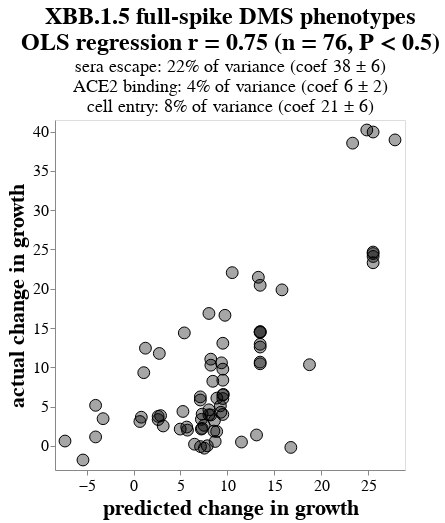

Source (notebook cell):
### Markdown cell above
## Multiple least squares regression of changes growth versus DMS phenotypes for clade pairs
Regress change in growth rate for each clade pair versus change in DMS phenotypes.
Do this for several different options of mutations to toggle, etc.

We also show a P-values for the correlation exceeding that with the randomized DMS data in the plot title.

### Code cell
def ols_unique_var_explained(var_endog, vars, df, full_r2):
    """Get unique variance explained by fitting model after removing each variable.

    https://blog.minitab.com/en/adventures-in-statistics-2/how-to-identify-the-most-important-predictor-variables-in-regression-models
    
    """
    unique_var = {}
    for vremove in vars:
        vremove_ols_model = statsmodels.api.OLS(
            endog=df[[var_endog]],
            exog=statsmodels.api.add_constant(df[[v for v in vars if v != vremove]].astype(float)),
        )
        vremove_res_ols = vremove_ols_model.fit()
        unique_var[vremove] = full_r2 - vremove_res_ols.rsquared
    return unique_var

ols_df = pango_pair_dms_growth_df.copy()
n = len(ols_df)

# https://www.einblick.ai/python-code-examples/ordinary-least-squares-regression-statsmodels/
ols_model = statsmodels.api.OLS(
    endog=ols_df[["change_in_growth_rate"]],
    exog=statsmodels.api.add_constant(ols_df[phenotypes].astype(float)),
)
res_ols = ols_model.fit()
ols_df = ols_df.assign(predicted_change_in_growth_rate=res_ols.predict())
r2 = res_ols.rsquared
r = math.sqrt(r2)
unique_var = ols_unique_var_explained("change_in_growth_rate", phenotypes, ols_df, r2)

# now do randomized fits
ols_df_rand = pango_pair_dms_growth_df_rand.copy()
rand_rs = []
for _, ols_df_rand_i in ols_df_rand.groupby("randomization"):
    ols_model_rand_i = statsmodels.api.OLS(
        endog=ols_df_rand_i[["change_in_growth_rate"]],
        exog=statsmodels.api.add_constant(ols_df_rand_i[phenotypes].astype(float)),
    )
    res_ols_rand_i = ols_model_rand_i.fit()
    rand_rs.append(math.sqrt(res_ols_rand_i.rsquared))
n_ge = sum(rand_r >= r for rand_r in rand_rs)
if n_ge:
    p_str = f"P = {n_ge / len(rand_rs)}"
else:
    p_str = f"P < {1 / len(rand_rs)}"
print(f"For randomized DMS data, {p_str}: {n_ge} of {len(rand_rs)} have r >= observed value of {r:.3f}")

subtitle = [
    # https://stackoverflow.com/a/53966201
    f"{p}: {unique_var[p] * 100:.0f}% of variance (coef {res_ols.params[p]:.0f} \u00B1 {res_ols.bse[p]:.0f})"
    for p in phenotypes
]

ols_chart = (
    alt.Chart(ols_df)
    .add_params(clade_selection)
    .encode(
        alt.X(
            "predicted_change_in_growth_rate",
            title="predicted change in growth",
            scale=alt.Scale(nice=False, padding=10),
            axis=alt.Axis(labelFontSize=16, titleFontSize=22),
        ),
        alt.Y(
            "change_in_growth_rate",
            title="actual change in growth",
            scale=alt.Scale(nice=False, padding=10),
            axis=alt.Axis(labelFontSize=16, titleFontSize=22),
        ),
        size=alt.condition(clade_selection, alt.value(250), alt.value(140)),
        strokeWidth=alt.condition(clade_selection, alt.value(4), alt.value(1)),
        stroke=alt.condition(clade_selection, alt.value("red"), alt.value("black")),
        tooltip=tooltips,
    )
    .mark_circle(strokeOpacity=1, fillOpacity=0.35, fill="black", stroke="black")
    .properties(
        width=350,
        height=350,
        title=alt.TitleParams(
            [title, f"OLS regression r = {r:.2f} (n = {n}, {p_str})"],
            subtitle=subtitle,
            fontSize=24,
            subtitleFontSize=18,
        ),
    )
    .configure_axis(grid=False)
)

display(ols_chart)

print(f"Saving to {pair_ols_html}")
ols_chart.save(pair_ols_html)

### Figure 1 — Vega-Lite specification as saved in the notebook (floating-point values rounded to 4 significant figures)
{"config": {"view": {"continuousWidth": 300, "continuousHeight": 300}, "axis": {"grid": false}}, "data": {"name": "data-551e82ddd7941b88ce263861d7617454"}, "mark": {"type": "circle", "fill": "black", "fillOpacity": 0.35, "stroke": "black", "strokeOpacity": 1}, "encoding": {"size": {"condition": {"param": "param_1", "value": 250, "empty": false}, "value": 140}, "stroke": {"condition": {"param": "param_1", "value": "red", "empty": false}, "value": "black"}, "strokeWidth": {"condition": {"param": "param_1", "value": 4, "empty": false}, "value": 1}, "tooltip": [{"field": "clade", "type": "nominal"}, {"field": "parent", "type": "nominal"}, {"field": "date", "type": "nominal"}, {"field": "spike_new_muts", "type": "nominal"}, {"field": "nonspike_new_muts", "type": "nominal"}, {"field": "change_in_growth_rate", "format": ".0f", "type": "quantitative"}, {"field": "growth_rate", "format": ".0f", "type": "quantitative"}, {"field": "parent_growth_rate", "format": ".0f", "type": "quantitative"}, {"field": "n_sequences", "type": "quantitative"}, {"field": "parent_n_sequences", "type": "quantitative"}], "x": {"axis": {"labelFontSize": 16, "titleFontSize": 22}, "field": "predicted_change_in_growth_rate", "scale": {"nice": false, "padding": 10}, "title": "predicted change in growth", "type": "quantitative"}, "y": {"axis": {"labelFontSize": 16, "titleFontSize": 22}, "field": "change_in_growth_rate", "scale": {"nice": false, "padding": 10}, "title": "actual change in growth", "type": "quantitative"}}, "height": 350, "params": [{"name": "param_1", "select": {"type": "point", "fields": ["clade"], "on": "mouseover"}}], "title": {"text": ["XBB.1.5 full-spike DMS phenotypes", "OLS regression r = 0.75 (n = 76, P < 0.5)"], "fontSize": 24, "subtitle": ["sera escape: 22% of variance (coef 38 ± 6)", "ACE2 binding: 4% of variance (coef 6 ± 2)", "cell entry: 8% of variance (coef 21 ± 6)"], "subtitleFontSize": 18}, "width": 350, "$schema": "https://vega.github.io/schema/vega-lite/v5.15.1.json", "datasets": {"data-551e82ddd7941b88ce263861d7617454": [{"clade": "XBB.1", "parent": "XBB", "date": "2022-10-03", "n_new_spike_muts": 1, "spike_new_muts": "G252V", "nonspike_new_muts": "", "growth_rate": 1.205, "n_sequences": 17510, "parent_growth_rate": -0.9367, "parent_n_sequences": 1650, "change_in_growth_rate": 2.141, "sera escape": -0.0716, "ACE2 binding": 0.02517, "cell entry": -0.03082, "predicted_change_in_growth_rate": 4.971}, {"clade": "XBB.2", "parent": "XBB", "date": "2022-10-15", "n_new_spike_muts": 1, "spike_new_muts": "D253G", "nonspike_new_muts": "", "growth_rate": 0.2068, "n_sequences": 1353, "parent_growth_rate": -0.9367, "parent_n_sequences": 1650, "change_in_growth_rate": 1.144, "sera escape": -0.2303, "ACE2 binding": -0.1234, "cell entry": -0.1294, "predicted_change_in_growth_rate": -4.05}, {"clade": "XBB.1.4", "parent": "XBB.1", "date": "2022-11-06", "n_new_spike_muts": 1, "spike_new_muts": "T883I", "nonspike_new_muts": "ORF8:G8*", "growth_rate": 5.168, "n_sequences": 519, "parent_growth_rate": 1.205, "parent_n_sequences": 17510, "change_in_growth_rate": 3.964, "sera escape": 0.07632, "ACE2 binding": -0.1625, "cell entry": -0.1008, "predicted_change_in_growth_rate": 8.03}, {"clade": "XBB.1.5", "parent": "XBB.1", "date": "2022-11-08", "n_new_spike_muts": 1, "spike_new_muts": "S486P", "nonspike_new_muts": "ORF8:G8*", "growth_rate": 25.31, "n_sequences": 156404, "parent_growth_rate": 1.205, "parent_n_sequences": 17510, "change_in_growth_rate": 24.1, "sera escape": 0.2269, "ACE2 binding": 0.5783, "cell entry": 0.247, "predicted_change_in_growth_rate": 25.54}, {"clade": "XBB.1.16", "parent": "XBB.1", "date": "2023-03-05", "n_new_spike_muts": 3, "spike_new_muts": "K478R; S486P; E180V", "nonspike_new_muts": "ORF1a:L3829F; ORF1b:D1746Y; ORF8:G8*; ORF9b:I5T; ORF9b:N55S", "growth_rate": 40.14, "n_sequences": 25010, "parent_growth_rate": 1.205, "parent_n_sequences": 17510, "change_in_growth_rate": 38.94, "sera escape": 0.2303, "ACE2 binding": 0.5619, "cell entry": 0.3594, "predicted_change_in_growth_rate": 27.87}, {"clade": "XBB.1.22", "parent": "XBB.1", "date": "2023-03-19", "n_new_spike_muts": 1, "spike_new_muts": "S486P", "nonspike_new_muts": "ORF8:G8*; ORF9b:I5T", "growth_rate": 41.14, "n_sequences": 417, "parent_growth_rate": 1.205, "parent_n_sequences": 17510, "change_in_growth_rate": 39.94, "sera escape": 0.2269, "ACE2 binding": 0.5783, "cell entry": 0.247, "predicted_change_in_growth_rate": 25.54}, {"clade": "XBB.1.42", "parent": "XBB.1", "date": "2023-05-31", "n_new_spike_muts": 2, "spike_new_muts": "S486P; Q613H", "nonspike_new_muts": "ORF1a:T4175I; ORF8:G8*; ORF9b:I5T", "growth_rate": 41.4, "n_sequences": 447, "parent_growth_rate": 1.205, "parent_n_sequences": 17510, "change_in_growth_rate": 40.2, "sera escape": 0.2078, "ACE2 binding": 0.1534, "cell entry": 0.3785, "predicted_change_in_growth_rate": 24.87}, {"clade": "XBB.1.4.1", "parent": "XBB.1.4", "date": "2022-11-25", "n_new_spike_muts": 1, "spike_new_muts": "S673G", "nonspike_new_muts": "", "growth_rate": 3.376, "n_sequences": 1455, "parent_growth_rate": 5.168, "parent_n_sequences": 519, "change_in_growth_rate": -1.792, "sera escape": 0.01171, "ACE2 binding": 0.3172, "cell entry": -0.7797, "predicted_change_in_growth_rate": -5.396}, {"clade": "XBB.1.5.1", "parent": "XBB.1.5", "date": "2023-01-28", "n_new_spike_muts": 1, "spike_new_muts": "T573I", "nonspike_new_muts": "", "growth_rate": 29.25, "n_sequences": 3285, "parent_growth_rate": 25.31, "parent_n_sequences": 156404, "change_in_growth_rate": 3.938, "sera escape": -0.02976, "ACE2 binding": -0.07144, "cell entry": 0.07914, "predicted_change_in_growth_rate": 8.229}, {"clade": "XBB.1.5.2", "parent": "XBB.1.5", "date": "2023-01-29", "n_new_spike_muts": 2, "spike_new_muts": "K147I; T284I", "nonspike_new_muts": "", "growth_rate": 27.32, "n_sequences": 975, "parent_growth_rate": 25.31, "parent_n_sequences": 156404, "change_in_growth_rate": 2.008, "sera escape": -0.02996, "ACE2 binding": -0.2448, "cell entry": 0.01103, "predicted_change_in_growth_rate": 5.745}, {"clade": "XBB.1.5.4", "parent": "XBB.1.5", "date": "2023-02-10", "n_new_spike_muts": 1, "spike_new_muts": "T883I", "nonspike_new_muts": "", "growth_rate": 29.9, "n_sequences": 2023, "parent_growth_rate": 25.31, "parent_n_sequences": 156404, "change_in_growth_rate": 4.592, "sera escape": 0.07632, "ACE2 binding": -0.1625, "cell entry": -0.1008, "predicted_change_in_growth_rate": 8.03}, {"clade": "XBB.1.5.5", "parent": "XBB.1.5", "date": "2023-02-10", "n_new_spike_muts": 1, "spike_new_muts": "K1181I", "nonspike_new_muts": "ORF1a:S2246L", "growth_rate": 29.69, "n_sequences": 1054, "parent_growth_rate": 25.31, "parent_n_sequences": 156404, "change_in_growth_rate": 4.385, "sera escape": -0.003512, "ACE2 binding": 0.04976, "cell entry": -0.1511, "predicted_change_in_growth_rate": 5.261}, {"clade": "XBB.1.5.10", "parent": "XBB.1.5", "date": "2023-02-10", "n_new_spike_muts": 1, "spike_new_muts": "F456L", "nonspike_new_muts": "ORF1b:A1643V", "growth_rate": 37.89, "n_sequences": 2176, "parent_growth_rate": 25.31, "parent_n_sequences": 156404, "change_in_growth_rate": 12.58, "sera escape": 0.2001, "ACE2 binding": -0.3013, "cell entry": -0.02328, "predicted_change_in_growth_rate": 13.5}, {"clade": "XBB.1.5.12", "parent": "XBB.1.5", "date": "2023-02-19", "n_new_spike_muts": 1, "spike_new_muts": "T323I", "nonspike_new_muts": "", "growth_rate": 28.78, "n_sequences": 2303, "parent_growth_rate": 25.31, "parent_n_sequences": 156404, "change_in_growth_rate": 3.467, "sera escape": -0.137, "ACE2 binding": -0.1482, "cell entry": -0.257, "predicted_change_in_growth_rate": -3.253}, {"clade": "XBB.1.5.25", "parent": "XBB.1.5", "date": "2023-03-18", "n_new_spike_muts": 1, "spike_new_muts": "K97T", "nonspike_new_muts": "", "growth_rate": 25.8, "n_sequences": 661, "parent_growth_rate": 25.31, "parent_n_sequences": 156404, "change_in_growth_rate": 0.4916, "sera escape": 0.1069, "ACE2 binding": -0.08113, "cell entry": -0.01326, "predicted_change_in_growth_rate": 11.5}, {"clade": "XBB.1.5.28", "parent": "XBB.1.5", "date": "2023-03-22", "n_new_spike_muts": 1, "spike_new_muts": "K478R", "nonspike_new_muts": "", "growth_rate": 35.07, "n_sequences": 761, "parent_growth_rate": 25.31, "parent_n_sequences": 156404, "change_in_growth_rate": 9.764, "sera escape": 0.02994, "ACE2 binding": -0.09573, "cell entry": 0.03784, "predicted_change_in_growth_rate": 9.515}, {"clade": "XBB.1.5.30", "parent": "XBB.1.5", "date": "2023-03-22", "n_new_spike_muts": 1, "spike_new_muts": "A348T", "nonspike_new_muts": "", "growth_rate": 30.41, "n_sequences": 808, "parent_growth_rate": 25.31, "parent_n_sequences": 156404, "change_in_growth_rate": 5.101, "sera escape": 0.008368, "ACE2 binding": -0.01643, "cell entry": 0.04135, "predicted_change_in_growth_rate": 9.255}, {"clade": "XBB.1.5.35", "parent": "XBB.1.5", "date": "2023-03-24", "n_new_spike_muts": 1, "spike_new_muts": "N978S", "nonspike_new_muts": "", "growth_rate": 28.96, "n_sequences": 1292, "parent_growth_rate": 25.31, "parent_n_sequences": 156404, "change_in_growth_rate": 3.653, "sera escape": -0.1159, "ACE2 binding": -0.1391, "cell entry": -0.1005, "predicted_change_in_growth_rate": 0.8239}, {"clade": "XBB.1.5.37", "parent": "XBB.1.5", "date": "2023-03-27", "n_new_spike_muts": 1, "spike_new_muts": "K1045R", "nonspike_new_muts": "", "growth_rate": 33.53, "n_sequences": 3551, "parent_growth_rate": 25.31, "parent_n_sequences": 156404, "change_in_growth_rate": 8.224, "sera escape": 0.05959, "ACE2 binding": -0.1069, "cell entry": -0.06603, "predicted_change_in_growth_rate": 8.449}, {"clade": "XBB.1.5.50", "parent": "XBB.1.5", "date": "2023-04-26", "n_new_spike_muts": 1, "spike_new_muts": "P621S", "nonspike_new_muts": "N:T49I; ORF1a:A2097V", "growth_rate": 29.06, "n_sequences": 591, "parent_growth_rate": 25.31, "parent_n_sequences": 156404, "change_in_growth_rate": 3.755, "sera escape": -0.1209, "ACE2 binding": -0.1898, "cell entry": 0.01162, "predicted_change_in_growth_rate": 2.619}, {"clade": "XBB.1.5.56", "parent": "XBB.1.5", "date": "2023-05-05", "n_new_spike_muts": 1, "spike_new_muts": "A852S", "nonspike_new_muts": "", "growth_rate": 27.85, "n_sequences": 537, "parent_growth_rate": 25.31, "parent_n_sequences": 156404, "change_in_growth_rate": 2.538, "sera escape": -0.1249, "ACE2 binding": 0.2201, "cell entry": -0.0788, "predicted_change_in_growth_rate": 3.158}, {"clade": "XBB.1.5.59", "parent": "XBB.1.5", "date": "2023-05-06", "n_new_spike_muts": 1, "spike_new_muts": "F456L", "nonspike_new_muts": "ORF1a:S2822P", "growth_rate": 39.84, "n_sequences": 719, "parent_growth_rate": 25.31, "parent_n_sequences": 156404, "change_in_growth_rate": 14.54, "sera escape": 0.2001, "ACE2 binding": -0.3013, "cell entry": -0.02328, "predicted_change_in_growth_rate": 13.5}, {"clade": "XBB.1.5.70", "parent": "XBB.1.5", "date": "2023-05-22", "n_new_spike_muts": 2, "spike_new_muts": "L455F; F456L", "nonspike_new_muts": "ORF1a:A4068S; ORF8:P38S", "growth_rate": 45.16, "n_sequences": 499, "parent_growth_rate": 25.31, "parent_n_sequences": 156404, "change_in_growth_rate": 19.85, "sera escape": 0.3517, "ACE2 binding": -1.261, "cell entry": 0.09792, "predicted_change_in_growth_rate": 15.82}, {"clade": "XBB.1.5.72", "parent": "XBB.1.5", "date": "2023-05-31", "n_new_spike_muts": 1, "spike_new_muts": "F456L", "nonspike_new_muts": "ORF1a:G445S", "growth_rate": 45.74, "n_sequences": 1477, "parent_growth_rate": 25.31, "parent_n_sequences": 156404, "change_in_growth_rate": 20.44, "sera escape": 0.2001, "ACE2 binding": -0.3013, "cell entry": -0.02328, "predicted_change_in_growth_rate": 13.5}, {"clade": "XBB.1.5.91", "parent": "XBB.1.5", "date": "2023-07-10", "n_new_spike_muts": 1, "spike_new_muts": "P621S", "nonspike_new_muts": "", "growth_rate": 28.66, "n_sequences": 657, "parent_growth_rate": 25.31, "parent_n_sequences": 156404, "change_in_growth_rate": 3.355, "sera escape": -0.1209, "ACE2 binding": -0.1898, "cell entry": 0.01162, "predicted_change_in_growth_rate": 2.619}, {"clade": "XBB.1.5.97", "parent": "XBB.1.5", "date": "2023-07-24", "n_new_spike_muts": 1, "spike_new_muts": "T941S", "nonspike_new_muts": "", "growth_rate": 31.39, "n_sequences": 409, "parent_growth_rate": 25.31, "parent_n_sequences": 156404, "change_in_growth_rate": 6.082, "sera escape": -0.01727, "ACE2 binding": -0.07001, "cell entry": 0.0871, "predicted_change_in_growth_rate": 8.879}, {"clade": "XBB.1.5.100", "parent": "XBB.1.5", "date": "2023-08-02", "n_new_spike_muts": 1, "spike_new_muts": "V1122M", "nonspike_new_muts": "", "growth_rate": 31.15, "n_sequences": 597, "parent_growth_rate": 25.31, "parent_n_sequences": 156404, "change_in_growth_rate": 5.838, "sera escape": 0.01212, "ACE2 binding": 0.03866, "cell entry": -0.08652, "predicted_change_in_growth_rate": 7.116}, {"clade": "EM.1", "parent": "XBB.1.5.7", "date": "2023-02-26", "n_new_spike_muts": 1, "spike_new_muts": "R214L", "nonspike_new_muts": "", "growth_rate": 24.58, "n_sequences": 598, "parent_growth_rate": 24.67, "parent_n_sequences": 6252, "change_in_growth_rate": -0.08633, "sera escape": 0.05816, "ACE2 binding": -0.08279, "cell entry": -0.1346, "predicted_change_in_growth_rate": 7.136}, {"clade": "EK.2", "parent": "XBB.1.5.13", "date": "2023-02-26", "n_new_spike_muts": 1, "spike_new_muts": "T259I", "nonspike_new_muts": "ORF1a:L3829F", "growth_rate": 25.84, "n_sequences": 403, "parent_growth_rate": 25.82, "parent_n_sequences": 6375, "change_in_growth_rate": 0.02014, "sera escape": -0.01375, "ACE2 binding": -0.1702, "cell entry": 0.06108, "predicted_change_in_growth_rate": 7.857}, {"clade": "EL.1", "parent": "XBB.1.5.14", "date": "2023-02-21", "n_new_spike_muts": 1, "spike_new_muts": "Q675H", "nonspike_new_muts": "", "growth_rate": 27.61, "n_sequences": 1201, "parent_growth_rate": 24.5, "parent_n_sequences": 911, "change_in_growth_rate": 3.102, "sera escape": -0.001338, "ACE2 binding": -0.1003, "cell entry": -0.3333, "predicted_change_in_growth_rate": 0.6716}, {"clade": "FD.2", "parent": "XBB.1.5.15", "date": "2023-03-27", "n_new_spike_muts": 1, "spike_new_muts": "Q146K", "nonspike_new_muts": "ORF1a:G519S", "growth_rate": 26.36, "n_sequences": 2569, "parent_growth_rate": 26.15, "parent_n_sequences": 4535, "change_in_growth_rate": 0.218, "sera escape": -0.06804, "ACE2 binding": -0.02033, "cell entry": 0.05065, "predicted_change_in_growth_rate": 6.497}, {"clade": "GF.1", "parent": "XBB.1.5.24", "date": "2023-05-23", "n_new_spike_muts": 1, "spike_new_muts": "E748V", "nonspike_new_muts": "", "growth_rate": 38.84, "n_sequences": 1193, "parent_growth_rate": 28.27, "parent_n_sequences": 3234, "change_in_growth_rate": 10.57, "sera escape": 0.07404, "ACE2 binding": -0.4767, "cell entry": 0.06399, "predicted_change_in_growth_rate": 9.372}, {"clade": "GB.1", "parent": "XBB.1.5.46", "date": "2023-05-06", "n_new_spike_muts": 1, "spike_new_muts": "L518V", "nonspike_new_muts": "ORF8:V62L; ORF9b:I5T", "growth_rate": 37.04, "n_sequences": 731, "parent_growth_rate": 26.77, "parent_n_sequences": 1594, "change_in_growth_rate": 10.27, "sera escape": 0.02201, "ACE2 binding": -0.3646, "cell entry": 0.07188, "predicted_change_in_growth_rate": 8.239}, {"clade": "HT.2", "parent": "XBB.1.5.49", "date": "2023-07-26", "n_new_spike_muts": 1, "spike_new_muts": "T51I", "nonspike_new_muts": "", "growth_rate": 33.02, "n_sequences": 528, "parent_growth_rate": 30.79, "parent_n_sequences": 3154, "change_in_growth_rate": 2.231, "sera escape": -0.01601, "ACE2 binding": -0.07416, "cell entry": 0.00951, "predicted_change_in_growth_rate": 7.309}, {"clade": "GK.1", "parent": "XBB.1.5.70", "date": "2023-06-06", "n_new_spike_muts": 1, "spike_new_muts": "S704L", "nonspike_new_muts": "ORF3a:T89I", "growth_rate": 49.44, "n_sequences": 652, "parent_growth_rate": 45.16, "parent_n_sequences": 499, "change_in_growth_rate": 4.28, "sera escape": -0.05457, "ACE2 binding": 0.2691, "cell entry": 0.07445, "predicted_change_in_growth_rate": 9.3}, {"clade": "GK.1.1", "parent": "GK.1", "date": "2023-07-13", "n_new_spike_muts": 1, "spike_new_muts": "T573I", "nonspike_new_muts": "", "growth_rate": 60.48, "n_sequences": 1205, "parent_growth_rate": 49.44, "parent_n_sequences": 652, "change_in_growth_rate": 11.04, "sera escape": -0.02976, "ACE2 binding": -0.07144, "cell entry": 0.07914, "predicted_change_in_growth_rate": 8.229}, {"clade": "GN.1", "parent": "XBB.1.5.73", "date": "2023-06-10", "n_new_spike_muts": 1, "spike_new_muts": "F456L", "nonspike_new_muts": "ORF1a:T3356I; ORF3a:G18V", "growth_rate": 47.77, "n_sequences": 513, "parent_growth_rate": 33.26, "parent_n_sequences": 1111, "change_in_growth_rate": 14.52, "sera escape": 0.2001, "ACE2 binding": -0.3013, "cell entry": -0.02328, "predicted_change_in_growth_rate": 13.5}, {"clade": "XBB.1.9.1", "parent": "XBB.1.9", "date": "2023-01-09", "n_new_spike_muts": 1, "spike_new_muts": "S486P", "nonspike_new_muts": "", "growth_rate": 33.18, "n_sequences": 14817, "parent_growth_rate": 8.708, "parent_n_sequences": 986, "change_in_growth_rate": 24.47, "sera escape": 0.2269, "ACE2 binding": 0.5783, "cell entry": 0.247, "predicted_change_in_growth_rate": 25.54}, {"clade": "XBB.1.9.2", "parent": "XBB.1.9", "date": "2023-02-03", "n_new_spike_muts": 1, "spike_new_muts": "S486P", "nonspike_new_muts": "", "growth_rate": 33.38, "n_sequences": 6967, "parent_growth_rate": 8.708, "parent_n_sequences": 986, "change_in_growth_rate": 24.67, "sera escape": 0.2269, "ACE2 binding": 0.5783, "cell entry": 0.247, "predicted_change_in_growth_rate": 25.54}, {"clade": "FL.1", "parent": "XBB.1.9.1", "date": "2023-04-04", "n_new_spike_muts": 1, "spike_new_muts": "A701V", "nonspike_new_muts": "ORF1a:G993S", "growth_rate": 35.02, "n_sequences": 639, "parent_growth_rate": 33.18, "parent_n_sequences": 14817, "change_in_growth_rate": 1.834, "sera escape": 0.004834, "ACE2 binding": -0.0089, "cell entry": 0.02643, "predicted_change_in_growth_rate": 8.86}, {"clade": "FL.7", "parent": "XBB.1.9.1", "date": "2023-05-06", "n_new_spike_muts": 1, "spike_new_muts": "T51I", "nonspike_new_muts": "", "growth_rate": 37.23, "n_sequences": 432, "parent_growth_rate": 33.18, "parent_n_sequences": 14817, "change_in_growth_rate": 4.047, "sera escape": -0.01601, "ACE2 binding": -0.07416, "cell entry": 0.00951, "predicted_change_in_growth_rate": 7.309}, {"clade": "FL.14", "parent": "XBB.1.9.1", "date": "2023-05-23", "n_new_spike_muts": 1, "spike_new_muts": "V1122M", "nonspike_new_muts": "", "growth_rate": 39.42, "n_sequences": 718, "parent_growth_rate": 33.18, "parent_n_sequences": 14817, "change_in_growth_rate": 6.241, "sera escape": 0.01212, "ACE2 binding": 0.03866, "cell entry": -0.08652, "predicted_change_in_growth_rate": 7.116}, {"clade": "FL.15", "parent": "XBB.1.9.1", "date": "2023-05-29", "n_new_spike_muts": 1, "spike_new_muts": "F456L", "nonspike_new_muts": "ORF1a:E637K", "growth_rate": 46.11, "n_sequences": 1359, "parent_growth_rate": 33.18, "parent_n_sequences": 14817, "change_in_growth_rate": 12.93, "sera escape": 0.2001, "ACE2 binding": -0.3013, "cell entry": -0.02328, "predicted_change_in_growth_rate": 13.5}, {"clade": "FL.16", "parent": "XBB.1.9.1", "date": "2023-05-30", "n_new_spike_muts": 1, "spike_new_muts": "D215V", "nonspike_new_muts": "", "growth_rate": 42.5, "n_sequences": 524, "parent_growth_rate": 33.18, "parent_n_sequences": 14817, "change_in_growth_rate": 9.32, "sera escape": -0.08437, "ACE2 binding": 0.03181, "cell entry": -0.1983, "predicted_change_in_growth_rate": 1.086}, {"clade": "FL.20", "parent": "XBB.1.9.1", "date": "2023-06-29", "n_new_spike_muts": 2, "spike_new_muts": "Q52H; F456L", "nonspike_new_muts": "ORF1a:I2010V; ORF3a:L108F", "growth_rate": 54.64, "n_sequences": 544, "parent_growth_rate": 33.18, "parent_n_sequences": 14817, "change_in_growth_rate": 21.46, "sera escape": 0.1279, "ACE2 binding": -0.1316, "cell entry": 0.05056, "predicted_change_in_growth_rate": 13.3}, {"clade": "FL.24", "parent": "XBB.1.9.1", "date": "2023-07-09", "n_new_spike_muts": 2, "spike_new_muts": "Q613H; A688V", "nonspike_new_muts": "ORF1b:I539V; ORF3a:N82S", "growth_rate": 47.56, "n_sequences": 420, "parent_growth_rate": 33.18, "parent_n_sequences": 14817, "change_in_growth_rate": 14.38, "sera escape": -0.02087, "ACE2 binding": -0.4753, "cell entry": 0.04751, "predicted_change_in_growth_rate": 5.409}, {"clade": "FL.1.5", "parent": "FL.1", "date": "2023-06-06", "n_new_spike_muts": 1, "spike_new_muts": "F456L", "nonspike_new_muts": "ORF1b:K2557R", "growth_rate": 45.47, "n_sequences": 498, "parent_growth_rate": 35.02, "parent_n_sequences": 639, "change_in_growth_rate": 10.45, "sera escape": 0.2001, "ACE2 binding": -0.3013, "cell entry": -0.02328, "predicted_change_in_growth_rate": 13.5}, {"clade": "FL.1.5.1", "parent": "FL.1.5", "date": "2023-06-06", "n_new_spike_muts": 1, "spike_new_muts": "K478R", "nonspike_new_muts": "ORF1b:S2198I", "growth_rate": 58.53, "n_sequences": 4724, "parent_growth_rate": 45.47, "parent_n_sequences": 498, "change_in_growth_rate": 13.06, "sera escape": 0.02994, "ACE2 binding": -0.09573, "cell entry": 0.03784, "predicted_change_in_growth_rate": 9.515}, {"clade": "FL.10.1", "parent": "FL.10", "date": "2023-06-10", "n_new_spike_muts": 1, "spike_new_muts": "E554K", "nonspike_new_muts": "", "growth_rate": 48.46, "n_sequences": 1313, "parent_growth_rate": 31.84, "parent_n_sequences": 1335, "change_in_growth_rate": 16.62, "sera escape": 0.08039, "ACE2 binding": -0.1947, "cell entry": -0.0152, "predicted_change_in_growth_rate": 9.742}, {"clade": "EG.1", "parent": "XBB.1.9.2", "date": "2023-02-19", "n_new_spike_muts": 1, "spike_new_muts": "Q613H", "nonspike_new_muts": "N:L219F", "growth_rate": 35.99, "n_sequences": 7614, "parent_growth_rate": 33.38, "parent_n_sequences": 6967, "change_in_growth_rate": 2.618, "sera escape": -0.01907, "ACE2 binding": -0.4249, "cell entry": 0.1315, "predicted_change_in_growth_rate": 7.515}, {"clade": "EG.2", "parent": "XBB.1.9.2", "date": "2023-04-04", "n_new_spike_muts": 1, "spike_new_muts": "K478R", "nonspike_new_muts": "", "growth_rate": 41.74, "n_sequences": 2159, "parent_growth_rate": 33.38, "parent_n_sequences": 6967, "change_in_growth_rate": 8.362, "sera escape": 0.02994, "ACE2 binding": -0.09573, "cell entry": 0.03784, "predicted_change_in_growth_rate": 9.515}, {"clade": "EG.5.1.6", "parent": "EG.5.1", "date": "2023-07-23", "n_new_spike_muts": 1, "spike_new_muts": "F157L", "nonspike_new_muts": "ORF1a:S1857L", "growth_rate": 59.1, "n_sequences": 1193, "parent_growth_rate": 52.55, "parent_n_sequences": 9915, "change_in_growth_rate": 6.553, "sera escape": 0.04657, "ACE2 binding": 0.2894, "cell entry": -0.107, "predicted_change_in_growth_rate": 9.573}, {"clade": "HK.3", "parent": "EG.5.1.1", "date": "2023-07-23", "n_new_spike_muts": 1, "spike_new_muts": "L455F", "nonspike_new_muts": "", "growth_rate": 77.37, "n_sequences": 2149, "parent_growth_rate": 55.32, "parent_n_sequences": 15781, "change_in_growth_rate": 22.05, "sera escape": 0.1516, "ACE2 binding": -0.9594, "cell entry": 0.1212, "predicted_change_in_growth_rate": 10.51}, {"clade": "HK.6", "parent": "EG.5.1.1", "date": "2023-08-24", "n_new_spike_muts": 1, "spike_new_muts": "D253G", "nonspike_new_muts": "ORF1a:A1923T", "growth_rate": 60.49, "n_sequences": 646, "parent_growth_rate": 55.32, "parent_n_sequences": 15781, "change_in_growth_rate": 5.164, "sera escape": -0.2303, "ACE2 binding": -0.1234, "cell entry": -0.1294, "predicted_change_in_growth_rate": -4.05}, {"clade": "HV.1", "parent": "EG.5.1.6", "date": "2023-08-02", "n_new_spike_muts": 1, "spike_new_muts": "L452R", "nonspike_new_muts": "", "growth_rate": 69.43, "n_sequences": 1645, "parent_growth_rate": 59.1, "parent_n_sequences": 1193, "change_in_growth_rate": 10.33, "sera escape": 0.1816, "ACE2 binding": 0.1571, "cell entry": 0.1286, "predicted_change_in_growth_rate": 18.75}, {"clade": "XBB.1.16.1", "parent": "XBB.1.16", "date": "2023-03-22", "n_new_spike_muts": 1, "spike_new_muts": "T547I", "nonspike_new_muts": "", "growth_rate": 39.85, "n_sequences": 8686, "parent_growth_rate": 40.14, "parent_n_sequences": 25010, "change_in_growth_rate": -0.2868, "sera escape": 0.03809, "ACE2 binding": -0.2494, "cell entry": -0.02672, "predicted_change_in_growth_rate": 7.547}, {"clade": "XBB.1.16.6", "parent": "XBB.1.16", "date": "2023-05-07", "n_new_spike_muts": 1, "spike_new_muts": "F456L", "nonspike_new_muts": "", "growth_rate": 54.57, "n_sequences": 4935, "parent_growth_rate": 40.14, "parent_n_sequences": 25010, "change_in_growth_rate": 14.43, "sera escape": 0.2001, "ACE2 binding": -0.3013, "cell entry": -0.02328, "predicted_change_in_growth_rate": 13.5}, {"clade": "XBB.1.16.7", "parent": "XBB.1.16", "date": "2023-05-25", "n_new_spike_muts": 1, "spike_new_muts": "T732I", "nonspike_new_muts": "ORF1a:Y1090H", "growth_rate": 42.28, "n_sequences": 502, "parent_growth_rate": 40.14, "parent_n_sequences": 25010, "change_in_growth_rate": 2.143, "sera escape": -0.1187, "ACE2 binding": 0.3729, "cell entry": 0.06165, "predicted_change_in_growth_rate": 7.228}, {"clade": "XBB.1.16.8", "parent": "XBB.1.16", "date": "2023-05-26", "n_new_spike_muts": 1, "spike_new_muts": "T732I", "nonspike_new_muts": "", "growth_rate": 43.52, "n_sequences": 600, "parent_growth_rate": 40.14, "parent_n_sequences": 25010, "change_in_growth_rate": 3.379, "sera escape": -0.1187, "ACE2 binding": 0.3729, "cell entry": 0.06165, "predicted_change_in_growth_rate": 7.228}, {"clade": "XBB.1.16.9", "parent": "XBB.1.16", "date": "2023-05-30", "n_new_spike_muts": 1, "spike_new_muts": "F456L", "nonspike_new_muts": "ORF1a:S2500F", "growth_rate": 50.8, "n_sequences": 652, "parent_growth_rate": 40.14, "parent_n_sequences": 25010, "change_in_growth_rate": 10.66, "sera escape": 0.2001, "ACE2 binding": -0.3013, "cell entry": -0.02328, "predicted_change_in_growth_rate": 13.5}, {"clade": "XBB.1.16.11", "parent": "XBB.1.16", "date": "2023-06-14", "n_new_spike_muts": 1, "spike_new_muts": "P521T", "nonspike_new_muts": "", "growth_rate": 52.58, "n_sequences": 2717, "parent_growth_rate": 40.14, "parent_n_sequences": 25010, "change_in_growth_rate": 12.44, "sera escape": -0.1098, "ACE2 binding": -0.04532, "cell entry": -0.1188, "predicted_change_in_growth_rate": 1.265}, {"clade": "XBB.1.16.15", "parent": "XBB.1.16", "date": "2023-07-13", "n_new_spike_muts": 2, "spike_new_muts": "K147N; P521S", "nonspike_new_muts": "", "growth_rate": 56.99, "n_sequences": 1255, "parent_growth_rate": 40.14, "parent_n_sequences": 25010, "change_in_growth_rate": 16.85, "sera escape": 0.08649, "ACE2 binding": -0.3337, "cell entry": -0.06778, "predicted_change_in_growth_rate": 8.032}, {"clade": "FU.2.1", "parent": "FU.2", "date": "2023-06-20", "n_new_spike_muts": 1, "spike_new_muts": "E619Q", "nonspike_new_muts": "ORF1a:T2106N", "growth_rate": 48.02, "n_sequences": 870, "parent_growth_rate": 44.17, "parent_n_sequences": 1237, "change_in_growth_rate": 3.853, "sera escape": -0.06871, "ACE2 binding": -0.1867, "cell entry": -0.07397, "predicted_change_in_growth_rate": 2.879}, {"clade": "HF.1", "parent": "XBB.1.16.13", "date": "2023-07-14", "n_new_spike_muts": 1, "spike_new_muts": "K304N", "nonspike_new_muts": "", "growth_rate": 51.64, "n_sequences": 2161, "parent_growth_rate": 39.88, "parent_n_sequences": 415, "change_in_growth_rate": 11.76, "sera escape": -0.03204, "ACE2 binding": -0.3787, "cell entry": -0.09076, "predicted_change_in_growth_rate": 2.744}, {"clade": "XBB.1.22.1", "parent": "XBB.1.22", "date": "2023-03-19", "n_new_spike_muts": 1, "spike_new_muts": "Y200C", "nonspike_new_muts": "", "growth_rate": 40.95, "n_sequences": 881, "parent_growth_rate": 41.14, "parent_n_sequences": 417, "change_in_growth_rate": -0.1922, "sera escape": 0.3727, "ACE2 binding": -0.6727, "cell entry": -0.07328, "predicted_change_in_growth_rate": 16.77}, {"clade": "FY.2", "parent": "XBB.1.22.1", "date": "2023-05-04", "n_new_spike_muts": 1, "spike_new_muts": "I197T", "nonspike_new_muts": "ORF1b:S997P", "growth_rate": 43.35, "n_sequences": 714, "parent_growth_rate": 40.95, "parent_n_sequences": 881, "change_in_growth_rate": 2.4, "sera escape": -0.0908, "ACE2 binding": 0.1005, "cell entry": 0.01591, "predicted_change_in_growth_rate": 5.664}, {"clade": "FY.5", "parent": "XBB.1.22.1", "date": "2023-06-12", "n_new_spike_muts": 1, "spike_new_muts": "K478R", "nonspike_new_muts": "", "growth_rate": 47.42, "n_sequences": 708, "parent_growth_rate": 40.95, "parent_n_sequences": 881, "change_in_growth_rate": 6.475, "sera escape": 0.02994, "ACE2 binding": -0.09573, "cell entry": 0.03784, "predicted_change_in_growth_rate": 9.515}, {"clade": "FY.2.1", "parent": "FY.2", "date": "2023-07-23", "n_new_spike_muts": 1, "spike_new_muts": "A684V", "nonspike_new_muts": "ORF1a:T1874I", "growth_rate": 43.97, "n_sequences": 452, "parent_growth_rate": 43.35, "parent_n_sequences": 714, "change_in_growth_rate": 0.6197, "sera escape": -0.283, "ACE2 binding": 0.06389, "cell entry": -0.2468, "predicted_change_in_growth_rate": -7.313}, {"clade": "FY.3.1", "parent": "FY.3", "date": "2023-05-24", "n_new_spike_muts": 1, "spike_new_muts": "I210T", "nonspike_new_muts": "ORF1a:D1282Y; ORF1a:T1760I", "growth_rate": 47.9, "n_sequences": 1725, "parent_growth_rate": 47.33, "parent_n_sequences": 615, "change_in_growth_rate": 0.5668, "sera escape": -0.01894, "ACE2 binding": -0.01793, "cell entry": 0.06572, "predicted_change_in_growth_rate": 8.7}, {"clade": "XBB.2.3", "parent": "XBB.2", "date": "2023-01-31", "n_new_spike_muts": 2, "spike_new_muts": "S486P; P521S", "nonspike_new_muts": "ORF1b:P959S; ORF1a:G2091S; ORF7a:A13V", "growth_rate": 38.73, "n_sequences": 5190, "parent_growth_rate": 0.2068, "parent_n_sequences": 1353, "change_in_growth_rate": 38.52, "sera escape": 0.2768, "ACE2 binding": 0.2528, "cell entry": 0.1461, "predicted_change_in_growth_rate": 23.35}, {"clade": "XBB.2.4", "parent": "XBB.2", "date": "2023-02-03", "n_new_spike_muts": 1, "spike_new_muts": "S486P", "nonspike_new_muts": "", "growth_rate": 23.51, "n_sequences": 543, "parent_growth_rate": 0.2068, "parent_n_sequences": 1353, "change_in_growth_rate": 23.3, "sera escape": 0.2269, "ACE2 binding": 0.5783, "cell entry": 0.247, "predicted_change_in_growth_rate": 25.54}, {"clade": "XBB.2.3.2", "parent": "XBB.2.3", "date": "2023-03-24", "n_new_spike_muts": 1, "spike_new_muts": "G184V", "nonspike_new_muts": "ORF1a:R2159W", "growth_rate": 40.62, "n_sequences": 1983, "parent_growth_rate": 38.73, "parent_n_sequences": 5190, "change_in_growth_rate": 1.886, "sera escape": -0.04363, "ACE2 binding": 0.1508, "cell entry": 0.05378, "predicted_change_in_growth_rate": 8.559}, {"clade": "XBB.2.3.3", "parent": "XBB.2.3", "date": "2023-04-04", "n_new_spike_muts": 1, "spike_new_muts": "K182N", "nonspike_new_muts": "", "growth_rate": 41.95, "n_sequences": 1054, "parent_growth_rate": 38.73, "parent_n_sequences": 5190, "change_in_growth_rate": 3.219, "sera escape": -0.0323, "ACE2 binding": -0.02203, "cell entry": 0.08785, "predicted_change_in_growth_rate": 8.618}, {"clade": "XBB.2.3.5", "parent": "XBB.2.3", "date": "2023-04-12", "n_new_spike_muts": 1, "spike_new_muts": "K478N", "nonspike_new_muts": "", "growth_rate": 40.12, "n_sequences": 479, "parent_growth_rate": 38.73, "parent_n_sequences": 5190, "change_in_growth_rate": 1.391, "sera escape": 0.1104, "ACE2 binding": -0.1795, "cell entry": 0.08826, "predicted_change_in_growth_rate": 13.11}, {"clade": "XBB.2.3.8", "parent": "XBB.2.3", "date": "2023-05-01", "n_new_spike_muts": 1, "spike_new_muts": "K478R", "nonspike_new_muts": "ORF1a:A583V; ORF1a:L3829F", "growth_rate": 42.73, "n_sequences": 1877, "parent_growth_rate": 38.73, "parent_n_sequences": 5190, "change_in_growth_rate": 4.002, "sera escape": 0.02994, "ACE2 binding": -0.09573, "cell entry": 0.03784, "predicted_change_in_growth_rate": 9.515}, {"clade": "XBB.2.3.11", "parent": "XBB.2.3", "date": "2023-05-07", "n_new_spike_muts": 1, "spike_new_muts": "K478R", "nonspike_new_muts": "", "growth_rate": 44.76, "n_sequences": 833, "parent_growth_rate": 38.73, "parent_n_sequences": 5190, "change_in_growth_rate": 6.028, "sera escape": 0.02994, "ACE2 binding": -0.09573, "cell entry": 0.03784, "predicted_change_in_growth_rate": 9.515}]}}
